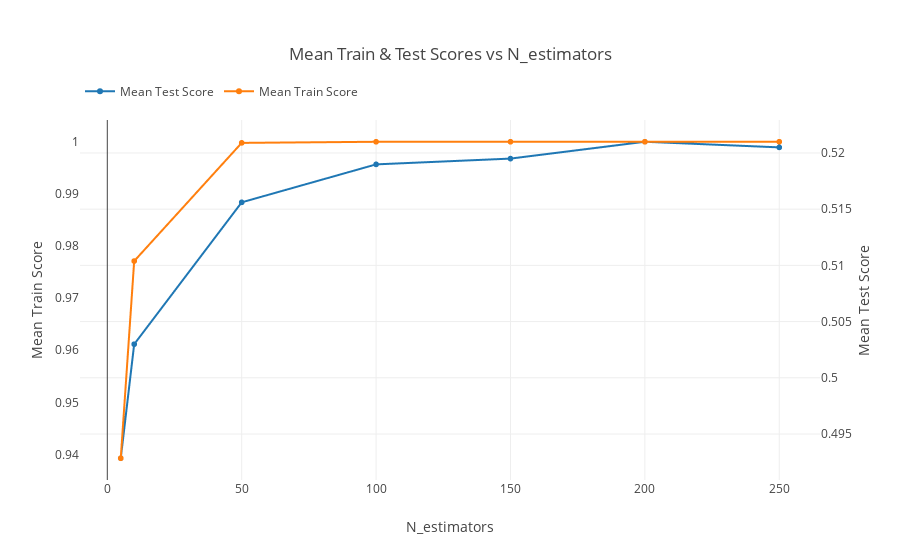

The code cell stored with this chart in its notebook:
### Markdown cell above
Let's plot the train and test scores as a function of N_estimators.

### Code cell
trace1 = go.Scattergl(name='Mean Test Score',
                      x=results['n_estimators'],
                      y=results['mean_test_score'], 
                      mode='lines+markers',
                     yaxis='y2')
trace2 = go.Scattergl(name='Mean Train Score',
                      x=results['n_estimators'],
                      y=results['mean_train_score'], 
                      mode='lines+markers')

layout = go.Layout(title='Mean Train & Test Scores vs N_estimators',
               xaxis=dict(title='N_estimators'),
               yaxis=dict(title='Mean Train Score'), 
                   yaxis2=dict(title='Mean Test Score',
                              side='right'),
                  legend=dict(orientation='h', y=1.12),
                  margin=dict(t=120))

fig = go.Figure([trace1, trace2], layout=layout)

iplot(fig, filename='train-test-scores.html')

### Figure 1 — Plotly figure (JSON) as saved in the notebook; plotly's stock layout.template omitted (floating-point values rounded to 4 significant figures)
{"data": [{"mode": "lines+markers", "name": "Mean Test Score", "type": "scattergl", "uid": "27b471a8-a666-11e9-befc-28c63f3df6d4", "x": [5, 10, 50, 100, 150, 200, 250], "y": [0.4928, 0.503, 0.5156, 0.519, 0.5195, 0.521, 0.5205], "yaxis": "y2"}, {"mode": "lines+markers", "name": "Mean Train Score", "type": "scattergl", "uid": "27b471a9-a666-11e9-a5fe-28c63f3df6d4", "x": [5, 10, 50, 100, 150, 200, 250], "y": [0.9393, 0.9771, 0.9997, 0.9999, 0.9999, 0.9999, 0.9999]}], "layout": {"legend": {"orientation": "h", "y": 1.12}, "margin": {"t": 120}, "title": "Mean Train & Test Scores vs N_estimators", "xaxis": {"title": "N_estimators"}, "yaxis": {"title": "Mean Train Score"}, "yaxis2": {"side": "right", "title": "Mean Test Score"}}}
